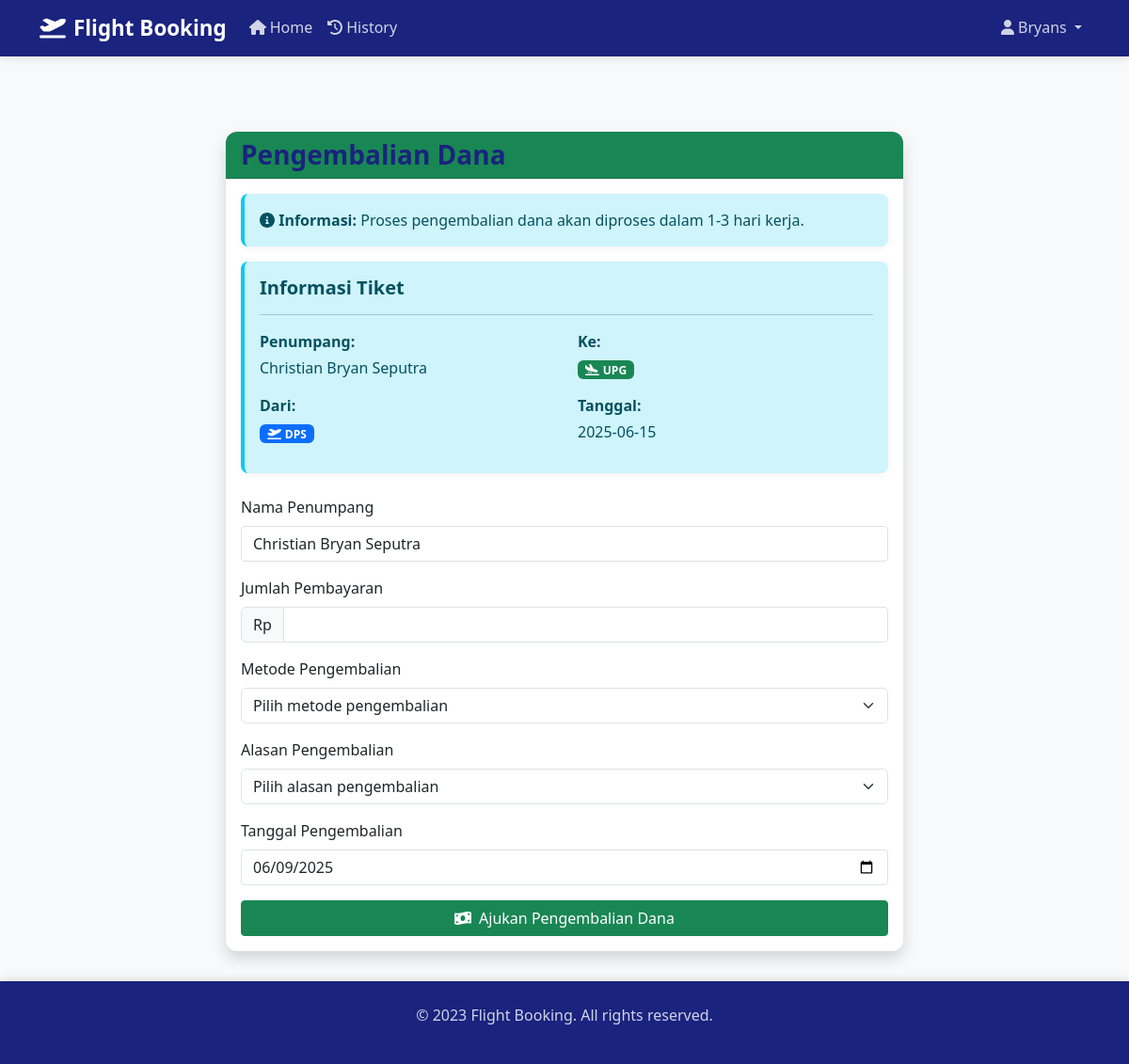
The app's page /refund?booking_id=4 (signed in) with its own data.
### tables this page shows
CREATE TABLE users (
        id INTEGER PRIMARY KEY AUTOINCREMENT,
        username TEXT UNIQUE NOT NULL,
        password TEXT NOT NULL,
        full_name TEXT NOT NULL,
        email TEXT UNIQUE NOT NULL,
        phone TEXT,
        address TEXT,
        created_at TIMESTAMP DEFAULT CURRENT_TIMESTAMP
    );

CREATE TABLE bookings (
        id INTEGER PRIMARY KEY AUTOINCREMENT,
        user_id INTEGER NOT NULL,
        passenger_name TEXT NOT NULL,
        departure_airport TEXT NOT NULL,
        destination_airport TEXT NOT NULL,
        booking_date TEXT NOT NULL,
        created_at TIMESTAMP DEFAULT CURRENT_TIMESTAMP, seat_number TEXT,
        FOREIGN KEY (user_id) REFERENCES users(id)
    );

### app.py (the view, shortened to what this page needs)
@app.route('/refund', methods=['GET', 'POST'])
def refund():
    if 'user_id' not in session:
        flash('Please login to request a refund', 'warning')
        return redirect(url_for('login'))
    conn = get_db_connection()
    cursor = conn.cursor()
    booking_id = request.args.get('booking_id', type=int)
    booking_data = None
    if booking_id:
        cursor.execute('''
            SELECT b.*, u.full_name, p.amount
            FROM bookings b
            JOIN users u ON b.user_id = u.id
            LEFT JOIN payments p ON b.id = p.booking_id
            WHERE b.id = ? AND b.user_id = ?
        ''', (booking_id, session['user_id']))
        booking_data = cursor.fetchone()
        if not booking_data:
            flash('Booking not found or you do not have permission to request refund for it.', 'danger')
            return redirect(url_for('tickets'))
    cursor.execute('''
        SELECT p.*, b.departure_airport, b.destination_airport
        FROM payments p
        JOIN bookings b ON p.booking_id = b.id
        WHERE p.user_id = ? AND p.status = 'pending'
        ORDER BY p.created_at DESC
    ''', (session['user_id'],))
    refund_history = cursor.fetchall()
    conn.close()
    return render_template('refund.html', refund_history=refund_history, booking_data=booking_data)

### app.py (called while the page is built)
@app.context_processor
def inject_now():
    return {'now': datetime.now()}

### database.py (called while the page is built)
def get_db_connection():
    conn = sqlite3.connect("data.db")
    conn.row_factory = sqlite3.Row
    return conn

### templates/refund.html (shortened to what this page needs)
{% extends "base.html" %}
{% block content %}
<div class="container mt-5">
    <div class="row">
        <div class="col-md-8 offset-md-2">
            <div class="card shadow">
                <div class="card-header bg-success text-white">
                    <h3 class="mb-0">Pengembalian Dana</h3>
                </div>
                <div class="card-body">
                    <div class="alert alert-info">
                        <i class="fas fa-info-circle"></i>
                        <strong>Informasi:</strong> Proses pengembalian dana akan diproses dalam 1-3 hari kerja.
                    </div>
                    {% if booking_data %}
                    <div class="alert alert-info mb-4">
                        <h5 class="alert-heading">Informasi Tiket</h5>
                        <hr>
                        <div class="row">
                            <div class="col-md-6">
                                <p class="mb-1"><strong>Penumpang:</strong></p>
                                <p class="mb-3">{{ booking_data.full_name }}</p>
                                <p class="mb-1"><strong>Dari:</strong></p>
                                <p class="mb-3">
                                    <span class="badge bg-primary">
                                        <i class="fas fa-plane-departure me-1"></i>{{ booking_data.departure_airport }}
                                    </span>
                                </p>
                            </div>
                            <div class="col-md-6">
                                <p class="mb-1"><strong>Ke:</strong></p>
                                <p class="mb-3">
                                    <span class="badge bg-success">
                                        <i class="fas fa-plane-arrival me-1"></i>{{ booking_data.destination_airport }}
                                    </span>
                                </p>
                                <p class="mb-1"><strong>Tanggal:</strong></p>
                                <p class="mb-3">{{ booking_data.booking_date }}</p>
                            </div>
                        </div>
                    </div>
                    {% endif %}
                    <form method="post" class="needs-validation" novalidate id="refundForm">
                        <div class="mb-3">
                            <label for="passenger" class="form-label">Nama Penumpang</label>
                            <input type="text" class="form-control" id="passenger" name="passenger"
                                   value="{{ booking_data.full_name if booking_data else '' }}" required>
                        </div>
                        <div class="mb-3">
                            <label for="amount" class="form-label">Jumlah Pembayaran</label>
                            <div class="input-group">
                                <span class="input-group-text">Rp</span>
                                <input type="number" class="form-control" id="amount" name="amount"
                                       value="{{ booking_data.amount if booking_data else '' }}" required>
                            </div>
                        </div>
                        <div class="mb-3">
                            <label for="refund_method" class="form-label">Metode Pengembalian</label>
                            <select class="form-select" id="refund_method" name="refund_method" required>
                                <option value="">Pilih metode pengembalian</option>
                            </select>
                        </div>
                        <div class="mb-3">
                            <label for="refund_reason" class="form-label">Alasan Pengembalian</label>
                            <select class="form-select" id="refund_reason" name="refund_reason" required>
                                <option value="">Pilih alasan pengembalian</option>
                            </select>
                        </div>
                        <div class="mb-3">
                            <label for="refund_date" class="form-label">Tanggal Pengembalian</label>
                            <input type="date" class="form-control" id="refund_date" name="refund_date"
                                   value="{{ now.strftime('%Y-%m-%d') }}" required>
                        </div>
                        <div class="d-grid gap-2">
                            <button type="submit" class="btn btn-success" onclick="return confirmRefund()">
                                <i class="fas fa-money-bill-wave me-2"></i>Ajukan Pengembalian Dana
                            </button>
                        </div>
                    </form>
                </div>
            </div>
        </div>
    </div>
</div>
{% endblock %}

### templates/base.html (shortened to what this page needs)
<!DOCTYPE html>
<html lang="en">
<head>
    <link href="https://cdn.jsdelivr.net/npm/bootstrap@5.3.0/dist/css/bootstrap.min.css" rel="stylesheet">
    <link href="https://cdnjs.cloudflare.com/ajax/libs/font-awesome/6.0.0/css/all.min.css" rel="stylesheet">
</head>
<body>
    <nav class="navbar navbar-expand-lg navbar-dark">
        <div class="container">
            <a class="navbar-brand" href="{{ url_for('index') }}">
                <i class="fas fa-plane-departure me-2"></i>Flight Booking
            </a>
            <div class="collapse navbar-collapse" id="navbarNav">
                <ul class="navbar-nav me-auto">
                    <li class="nav-item">
                        <a class="nav-link {% if request.endpoint == 'index' %}active{% endif %}" href="{{ url_for('index') }}">
                            <i class="fas fa-home me-1"></i>Home
                        </a>
                    </li>
                    <li class="nav-item">
                        <a class="nav-link {% if request.endpoint == 'riwayat' %}active{% endif %}" href="{{ url_for('riwayat') }}">
                            <i class="fas fa-history me-1"></i>History
                        </a>
                    </li>
                </ul>
                <ul class="navbar-nav">
                    {% if session.get('user_id') %}
                    <li class="nav-item dropdown">
                        <a class="nav-link dropdown-toggle" href="#" id="navbarDropdown" role="button" data-bs-toggle="dropdown">
                            <i class="fas fa-user me-1"></i>{{ session.get('username') }}
                        </a>
                    </li>
                    {% endif %}
                </ul>
            </div>
        </div>
    </nav>
    <div class="content">
        <div class="container">
            {% block content %}{% endblock %}
        </div>
    </div>
    <footer class="footer mt-auto">
        <div class="container text-center">
            <p>&copy; 2023 Flight Booking. All rights reserved.</p>
        </div>
    </footer>
</body>
</html>

### templates/base.html (style rules this page uses)
:root { --primary-color: #1a237e; --secondary-color: #0d47a1; --accent-color: #2962ff; --text-color: #333; --text-light: #555; --bg-light: #f8f9fa; --border-color: #dee2e6; --shadow-light: rgba(0, 0, 0, 0.05); --shadow-medium: rgba(0, 0, 0, 0.1); }
body { font-family: 'Segoe UI', Roboto, "Helvetica Neue", Arial, sans-serif; background-color: var(--bg-light); min-height: 100vh; display: flex; flex-direction: column; color: var(--text-color); }
.navbar { background-color: var(--primary-color) !important; box-shadow: 0 2px 10px var(--shadow-medium); }
.navbar-brand { font-weight: 700; color: white !important; font-size: 1.4rem; }
.nav-link { color: rgba(255, 255, 255, 0.8) !important; font-weight: 500; transition: color 0.3s ease, border-bottom 0.3s ease; border-bottom: 2px solid transparent; padding-bottom: 0.5rem; }
.content { flex: 1; padding: 2rem 0; }
.footer { background-color: var(--primary-color); color: rgba(255, 255, 255, 0.8); padding: 1.5rem 0; margin-top: auto; box-shadow: 0 -2px 10px var(--shadow-medium); }
.card { border: none; box-shadow: 0 4px 15px var(--shadow-light); transition: transform 0.3s ease, box-shadow 0.3s ease; border-radius: 0.75rem; overflow: hidden; }
.form-control, .btn { border-radius: 0.25rem; }
.alert { border: none; border-radius: 0.5rem; box-shadow: 0 2px 8px var(--shadow-light); }
h1, h2, h3, h4, h5, h6 { color: var(--primary-color); font-weight: 600; }

### templates/refund.html (style rules this page uses)
.alert { border-left: 4px solid #0dcaf0; }
.btn-success { transition: all 0.3s ease; }

### records on screen
users: get "Bryans", full_name "Christian Bryan Seputra", passenger "Christian Bryan Seputra"
bookings: departure_airport "DPS", destination_airport "UPG", booking_date "2025-06-15"
